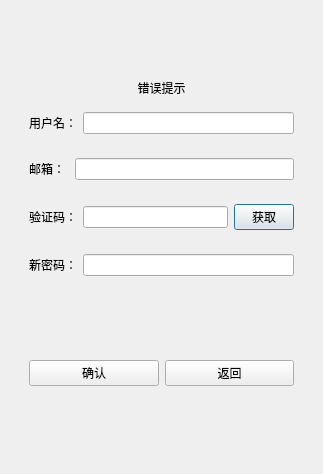
<?xml version="1.0" encoding="UTF-8"?>
<ui version="4.0">
 <class>ResetDialog</class>
 <widget class="QDialog" name="ResetDialog">
  <property name="geometry">
   <rect>
    <x>0</x>
    <y>0</y>
    <width>323</width>
    <height>474</height>
   </rect>
  </property>
  <property name="windowTitle">
   <string>Dialog</string>
  </property>
  <layout class="QVBoxLayout" name="verticalLayout_2">
   <item>
    <widget class="QWidget" name="widget" native="true">
     <layout class="QVBoxLayout" name="verticalLayout">
      <item>
       <spacer name="verticalSpacer">
        <property name="orientation">
         <enum>Qt::Vertical</enum>
        </property>
        <property name="sizeHint" stdset="0">
         <size>
          <width>20</width>
          <height>40</height>
         </size>
        </property>
       </spacer>
      </item>
      <item>
       <widget class="QLabel" name="err_tip">
        <property name="text">
         <string>错误提示</string>
        </property>
        <property name="alignment">
         <set>Qt::AlignCenter</set>
        </property>
       </widget>
      </item>
      <item>
       <widget class="QWidget" name="widget_2" native="true">
        <layout class="QHBoxLayout" name="horizontalLayout">
         <item>
          <widget class="QLabel" name="label_2">
           <property name="text">
            <string>用户名：</string>
           </property>
          </widget>
         </item>
         <item>
          <widget class="QLineEdit" name="user_edit"/>
         </item>
        </layout>
       </widget>
      </item>
      <item>
       <widget class="QWidget" name="widget_3" native="true">
        <layout class="QHBoxLayout" name="horizontalLayout_2">
         <item>
          <widget class="QLabel" name="label_3">
           <property name="text">
            <string>邮箱： </string>
           </property>
          </widget>
         </item>
         <item>
          <widget class="QLineEdit" name="email_edit"/>
         </item>
        </layout>
       </widget>
      </item>
      <item>
       <widget class="QWidget" name="widget_4" native="true">
        <layout class="QHBoxLayout" name="horizontalLayout_3">
         <item>
          <widget class="QLabel" name="label_4">
           <property name="text">
            <string>验证码：</string>
           </property>
          </widget>
         </item>
         <item>
          <widget class="QLineEdit" name="varify_edit"/>
         </item>
         <item>
          <widget class="QPushButton" name="varify_btn">
           <property name="maximumSize">
            <size>
             <width>60</width>
             <height>16777215</height>
            </size>
           </property>
           <property name="text">
            <string>获取</string>
           </property>
          </widget>
         </item>
        </layout>
       </widget>
      </item>
      <item>
       <widget class="QWidget" name="widget_5" native="true">
        <layout class="QHBoxLayout" name="horizontalLayout_4">
         <item>
          <widget class="QLabel" name="label_5">
           <property name="text">
            <string>新密码：</string>
           </property>
          </widget>
         </item>
         <item>
          <widget class="QLineEdit" name="pwd_edit"/>
         </item>
        </layout>
       </widget>
      </item>
      <item>
       <spacer name="verticalSpacer_3">
        <property name="orientation">
         <enum>Qt::Vertical</enum>
        </property>
        <property name="sizeHint" stdset="0">
         <size>
          <width>20</width>
          <height>40</height>
         </size>
        </property>
       </spacer>
      </item>
      <item>
       <widget class="QWidget" name="widget_6" native="true">
        <layout class="QHBoxLayout" name="horizontalLayout_5">
         <item>
          <widget class="QPushButton" name="sure_btn">
           <property name="text">
            <string>确认</string>
           </property>
          </widget>
         </item>
         <item>
          <widget class="QPushButton" name="return_btn">
           <property name="text">
            <string>返回</string>
           </property>
          </widget>
         </item>
        </layout>
       </widget>
      </item>
      <item>
       <spacer name="verticalSpacer_2">
        <property name="orientation">
         <enum>Qt::Vertical</enum>
        </property>
        <property name="sizeHint" stdset="0">
         <size>
          <width>20</width>
          <height>40</height>
         </size>
        </property>
       </spacer>
      </item>
     </layout>
    </widget>
   </item>
  </layout>
 </widget>
 <resources/>
 <connections/>
</ui>
